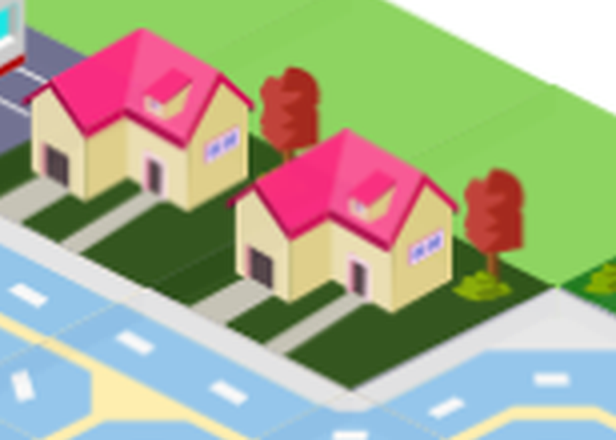
#> input picture runs/city/fractal/east-pink-housing/target.png, 616 x 440 px
$ python compare.py resume-round7.png
#> lines starting #> are read from the running program, lines starting #| are printed output that depends on the picture; pictures that were not available may be replaced by others from this repository, and a replacement may not be noted
from pathlib import Path
from PIL import Image,ImageDraw
import sys
P=Path(__file__).resolve().parent
name=sys.argv[1]
a=Image.open(P/'target.png').convert('RGB');b=Image.open(P/(name+'.png')).convert('RGB')
#> further down, a is the input picture: PIL image 616x440 RGB; mean R, G, B 168, 174.5, 144.3
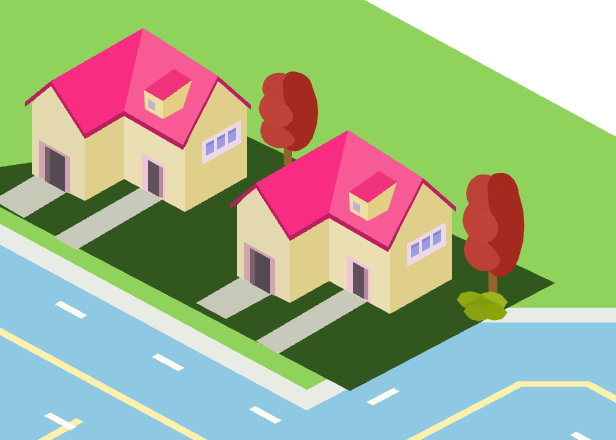
#> input picture runs/city/fractal/east-pink-housing/resume-round7.png, 616 x 440 px, given in place of resume-round7.png.png, which was not available
#> further down, b is the input picture: PIL image 616x440 RGB; mean R, G, B 163.9, 179.1, 142.8
assert a.size==b.size==(616,440)
out=Image.new('RGB',(1232,464),'white');out.paste(a,(0,24));out.paste(b,(616,24))
#> after `out = Image.new('RGB', (1232, 464), 'white')`: out: PIL image 1232x464 RGB; every value is 255
#> after `out.paste(a, (0, 24))`:
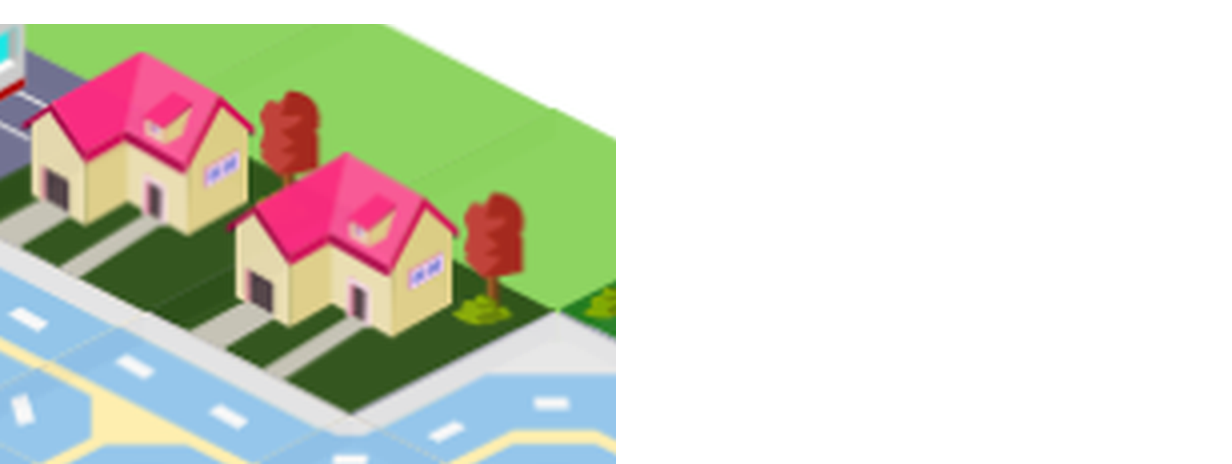
#> out: PIL image 1232x464 RGB; mean R, G, B 213.8, 216.8, 202.5
#> after `out.paste(b, (616, 24))`:
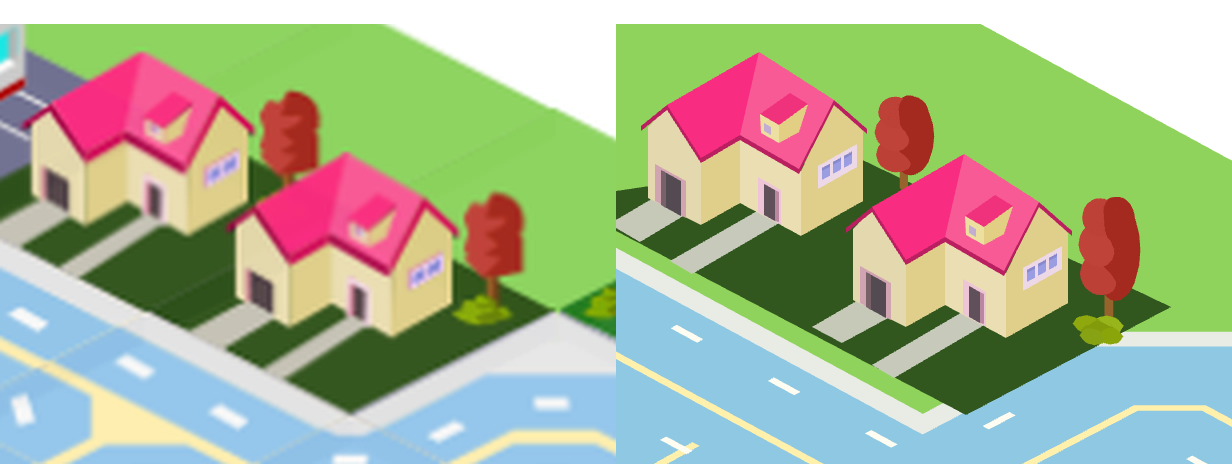
#> out: PIL image 1232x464 RGB; mean R, G, B 170.6, 180.9, 149.3
d=ImageDraw.Draw(out);d.text((6,6),'target | 4x root pixels',fill='black');d.text((622,6),name+' | locked camera | 4x root pixels',fill='black')
out.save(P/(name+'-compare.png'))
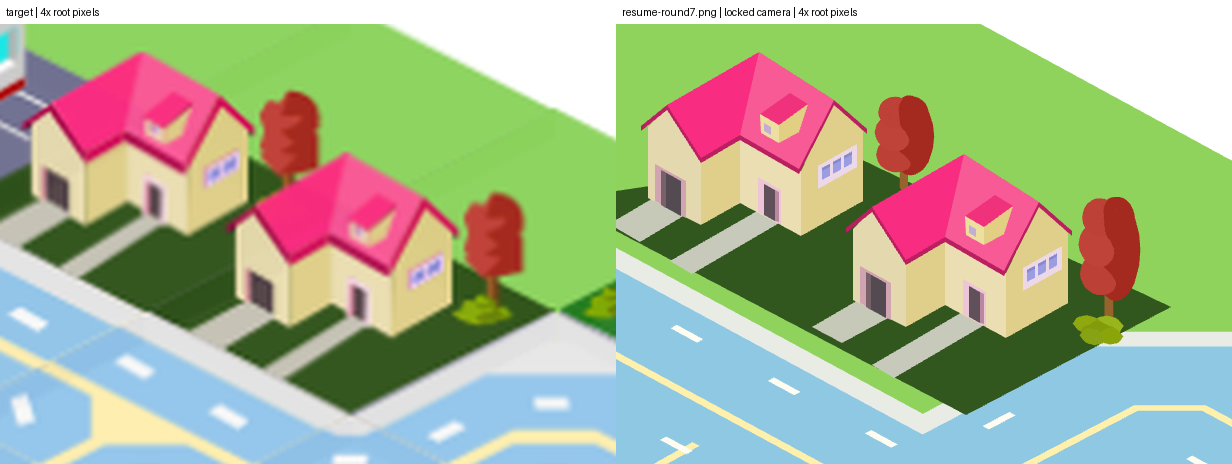
#> saved as resume-round7.png-compare.png: PIL image 1232x464 RGB; mean R, G, B 170.2, 180.5, 149
